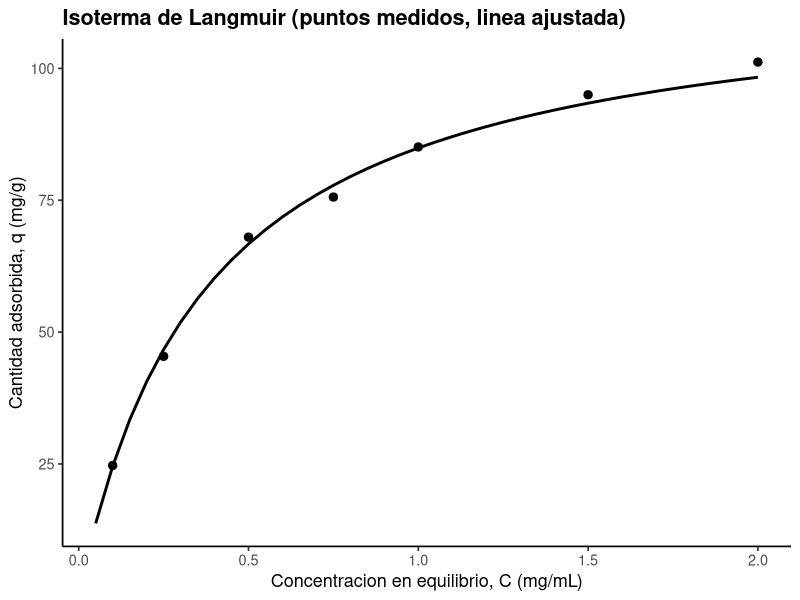
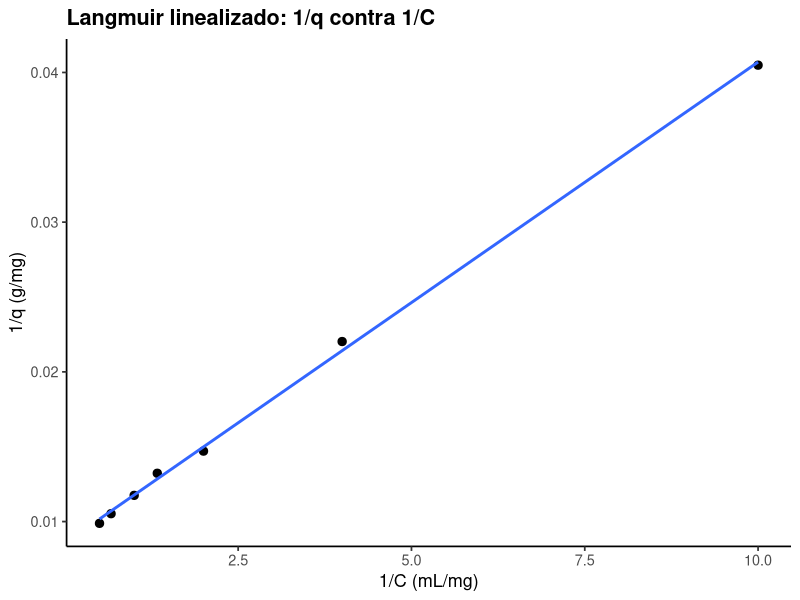
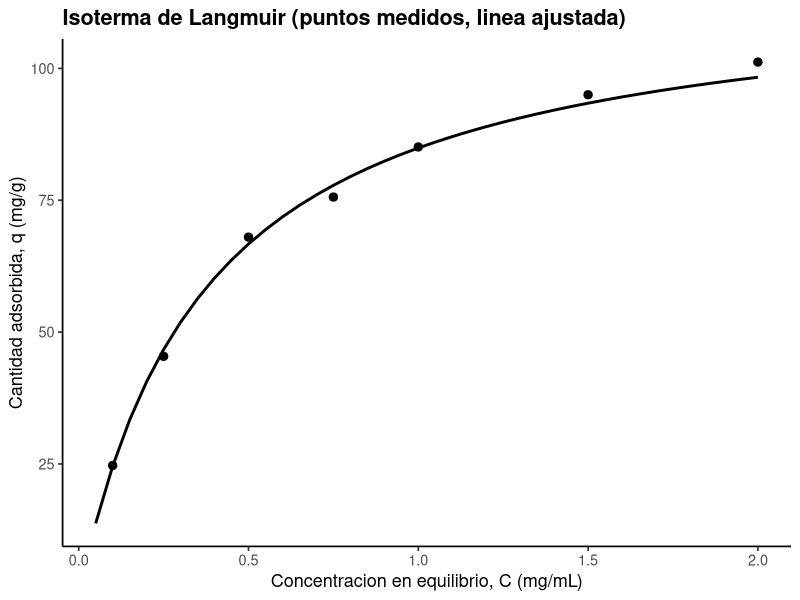
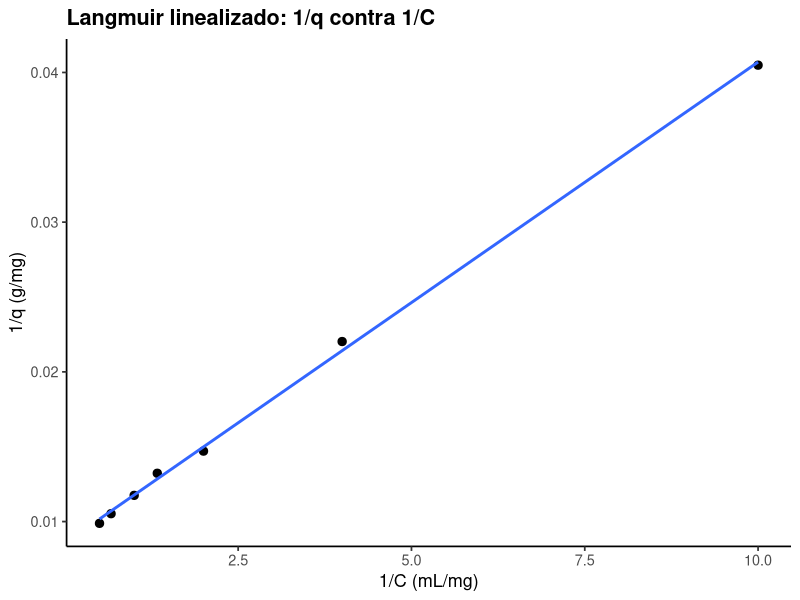

Recreate these plots in R, in order.
# ==========================================================================
# 06. Adsorcion: isoterma de Langmuir
# ==========================================================================
# Autor: Dr. Jose Juan Torres Martinez
# Docente de Ciencias Quimicas
# Universidad Autonoma de San Luis Potosi (UASLP)
# Mexico
#
# Material academico para estudiantes
# Serie "Bioseparaciones" - Teoria, Unidad 6. Adsorcion
#
# Descripcion: Recorrido por la planta, sexta parada: la columna de adsorcion. Aqui se ajusta la isoterma de Langmuir, q = qmax * K * C / (1 + K * C), a la cantidad adsorbida medida contra la concentracion en equilibrio. La forma linealizada 1/q contra 1/C da qmax y K por regresion, y con ellos se predice la capacidad a cualquier concentracion. Lo que se aprende aqui dice cuanta proteina retiene la columna antes de saturarse.
#
# Objetivos de aprendizaje:
#   - Ajustar la isoterma de Langmuir por su forma linealizada.
#   - Interpretar qmax como la capacidad maxima del adsorbente.
#   - Interpretar K como la afinidad entre soluto y adsorbente.

# Datos: datos_langmuir.csv (cantidad adsorbida medida contra concentracion en equilibrio).
# Recorrido: llegamos a la columna de adsorcion con la corriente ya concentrada y lavada. Primera parada: linealizar la isoterma y ajustar qmax y K. Segunda parada: trazar la curva de Langmuir con los parametros ajustados. En cada parada medimos, calculamos y comentamos que significa el resultado antes de seguir.
# ==========================================================================

library(tidyverse)

# --------------------------------------------------------------------------
# Parada 1. Leer los datos y linealizar la isoterma
# --------------------------------------------------------------------------
# Estamos frente a la columna de adsorcion. Medimos cuanta proteina queda retenida por gramo de adsorbente a cada concentracion en equilibrio, y linealizamos la isoterma para sacar qmax y K por regresion.
# Langmuir: q = qmax * K * C / (1 + K * C).
# Forma lineal: 1/q = 1/qmax + (1 / (qmax * K)) * (1/C).
datos <- read_csv("datos_langmuir.csv", show_col_types = FALSE)

datos <- datos %>%
  mutate(inv_c = 1 / concentracion_equilibrio_mg_ml,
         inv_q = 1 / q_mg_g)

ajuste <- lm(inv_q ~ inv_c, data = datos)
print(summary(ajuste))

qmax <- 1 / coef(ajuste)[["(Intercept)"]]
k_langmuir <- coef(ajuste)[["(Intercept)"]] / coef(ajuste)[["inv_c"]]

tabla_langmuir <- tibble(qmax_mg_g = qmax, k_por_mg_ml = k_langmuir)
print(tabla_langmuir)

# --------------------------------------------------------------------------
# Parada 2. Curva de Langmuir con los parametros ajustados
# --------------------------------------------------------------------------
# Seguimos en la columna: con qmax y K ya calculados trazamos la curva de Langmuir completa, para predecir la capacidad a cualquier concentracion.
curva <- tibble(
  concentracion_equilibrio_mg_ml = seq(0.05, 2.0, by = 0.05)
) %>%
  mutate(q_modelo = qmax * k_langmuir *
           concentracion_equilibrio_mg_ml /
           (1 + k_langmuir * concentracion_equilibrio_mg_ml))

# --------------------------------------------------------------------------
# Parada 3. Grafica 1: isoterma medida y modelo ajustado
# --------------------------------------------------------------------------
# Graficamos la isoterma: los puntos son lo medido en la columna y la linea es el modelo de Langmuir con qmax y K del ajuste.
grafica_iso <- ggplot() +
  geom_line(data = curva,
            aes(x = concentracion_equilibrio_mg_ml, y = q_modelo),
            linewidth = 1) +
  geom_point(data = datos,
             aes(x = concentracion_equilibrio_mg_ml, y = q_mg_g),
             size = 2.5) +
  labs(
    x = "Concentracion en equilibrio, C (mg/mL)",
    y = "Cantidad adsorbida, q (mg/g)",
    title = "Isoterma de Langmuir (puntos medidos, linea ajustada)"
  ) +
  theme_classic(base_size = 13) +
  theme(plot.title = element_text(face = "bold"))

print(grafica_iso)

# --------------------------------------------------------------------------
# Parada 4. Grafica 2: forma linealizada 1/q contra 1/C
# --------------------------------------------------------------------------
# Seguimos a la segunda grafica: la forma linealizada, donde los mismos datos se ven como una recta y se comprueba que siguen la isoterma de Langmuir.
grafica_lin <- ggplot(datos, aes(x = inv_c, y = inv_q)) +
  geom_point(size = 2.5) +
  geom_smooth(method = "lm", se = FALSE, linewidth = 1) +
  labs(
    x = "1/C (mL/mg)",
    y = "1/q (g/mg)",
    title = "Langmuir linealizado: 1/q contra 1/C"
  ) +
  theme_classic(base_size = 13) +
  theme(plot.title = element_text(face = "bold"))

print(grafica_lin)

# --------------------------------------------------------------------------
# 5. Exportar las graficas
# --------------------------------------------------------------------------
# Antes de salir de la columna de adsorcion guardamos las dos graficas del recorrido.
ggsave("06_langmuir.png", grafica_iso,
       width = 18, height = 12, units = "cm", dpi = 300)
ggsave("06_langmuir_lineal.png", grafica_lin,
       width = 18, height = 12, units = "cm", dpi = 300)

# --------------------------------------------------------------------------
# Interpretacion
# --------------------------------------------------------------------------
# Grafica 1 (isoterma de Langmuir): el eje x es la concentracion en equilibrio C en mg/mL y el eje y es la cantidad adsorbida q en mg/g.
# - La cantidad adsorbida sube rapido a concentracion baja y se acerca a un techo: ese techo es qmax, la capacidad maxima del adsorbente. Esto significa que por encima de cierta concentracion la columna ya no retiene mas proteina, y por eso lo siguiente es dimensionar la columna con qmax y no con la concentracion de entrada.
# Grafica 2 (forma linealizada): el eje x es 1/C en mL/mg y el eje y es 1/q en g/mg.
# - La forma linealizada es recta, lo que confirma que los datos siguen la isoterma de Langmuir en este intervalo. Esto significa que qmax y K del ajuste describen bien la columna y se pueden usar para disenar el adsorbedor.

# --------------------------------------------------------------------------
# Que aprendimos
# --------------------------------------------------------------------------
# - qmax y K salen de la regresion de 1/q contra 1/C, no de valores supuestos.
# - Con qmax y K se calcula cuanta proteina retiene el adsorbente a cualquier concentracion, que es el dato para disenar el adsorbedor.
# Terminamos el recorrido en la columna de adsorcion: ya sabemos cuanta proteina retiene y con que afinidad. Seguimos a la siguiente parada de la linea: el extractor liquido-liquido, donde el soluto pasa de una fase a otra segun el pH.
